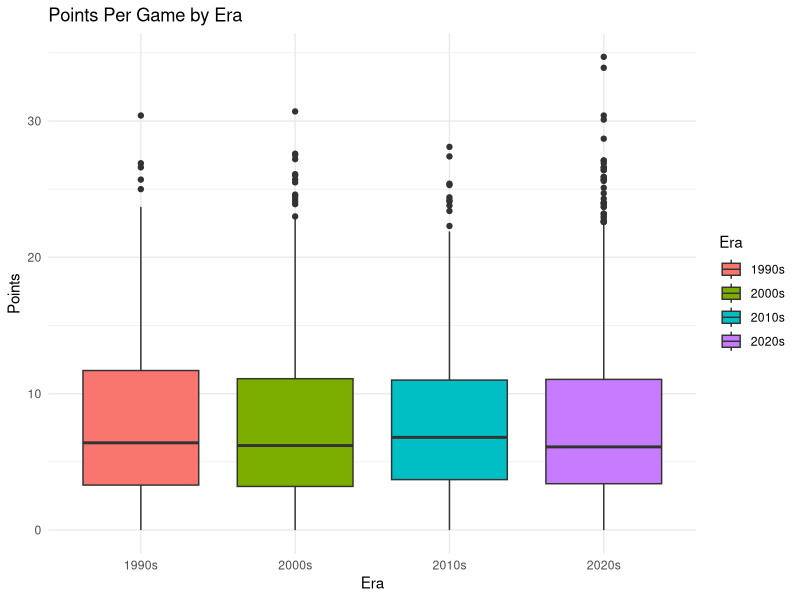
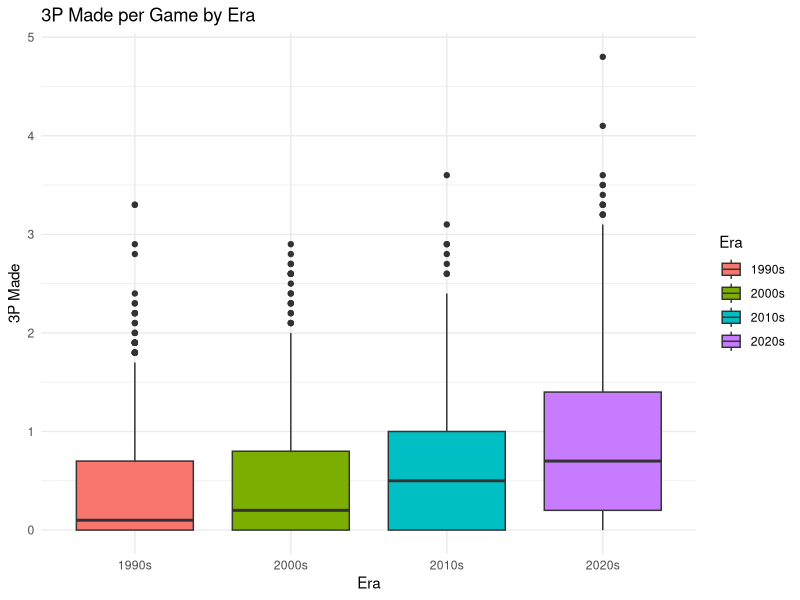
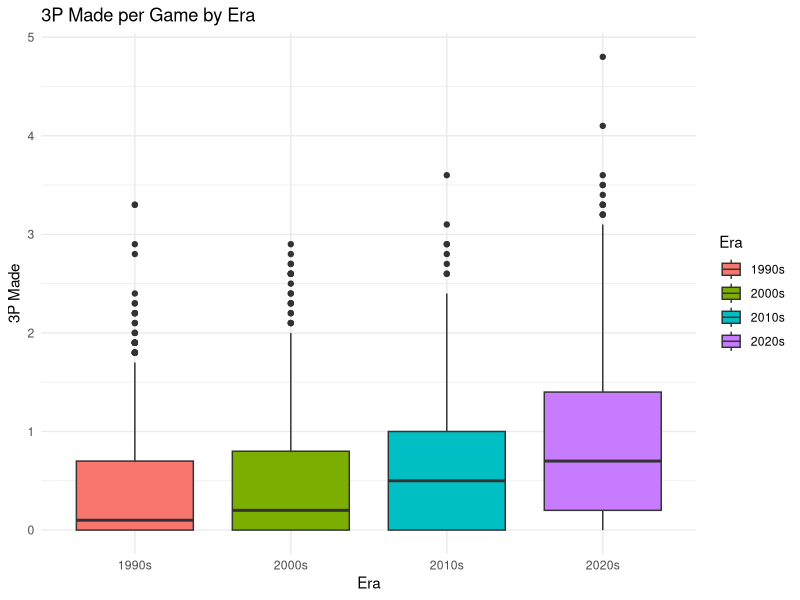
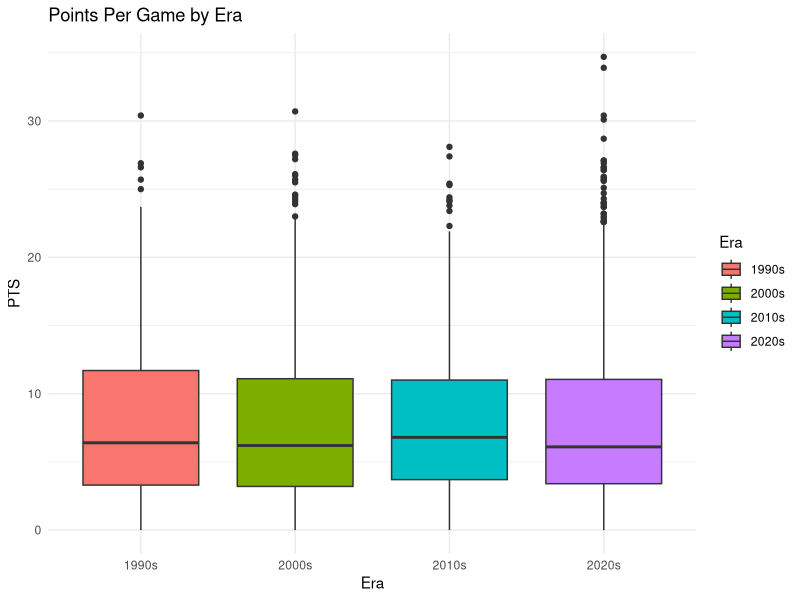
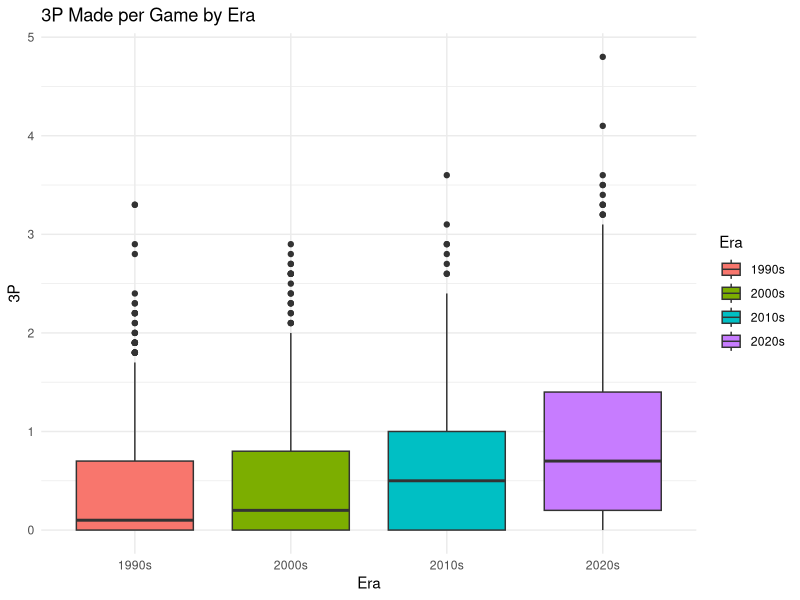
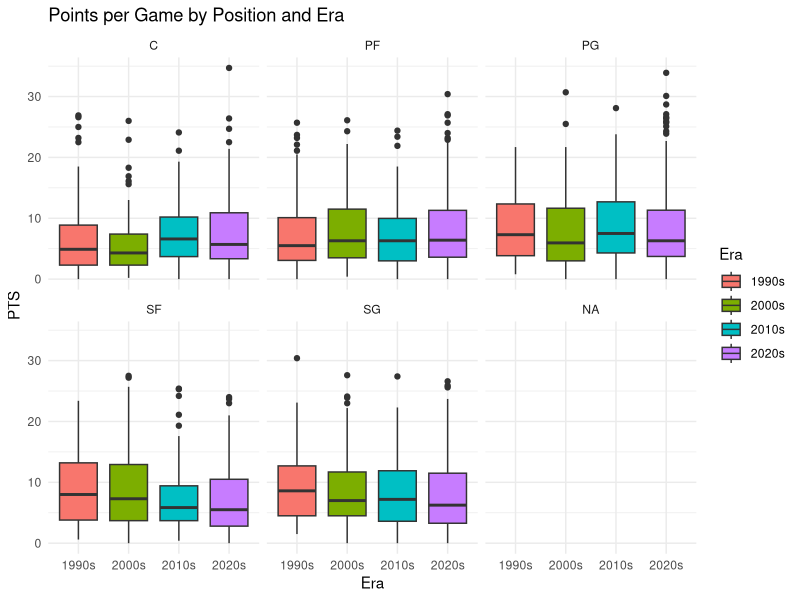
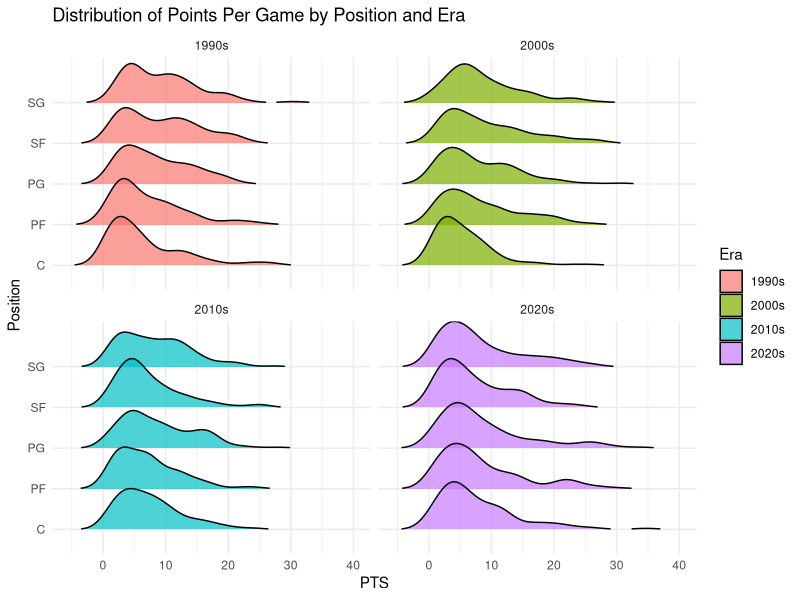
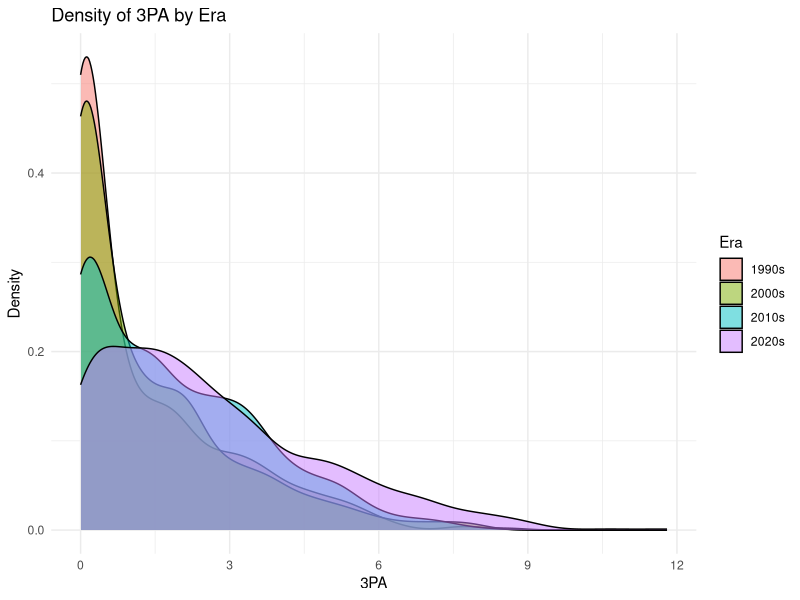

The R source for these figures, in order:
## ---- chunk 1
library(readr)
library(dplyr)

# Load your CSVs directly from the working directory
nba_1996 <- read_csv("../Data/nba_1996_per_game.csv") |> mutate(season = 1996)
nba_2005 <- read_csv("../Data/nba_2005_per_game.csv") |> mutate(season = 2005)
nba_2015 <- read_csv("../Data/nba_2015_per_game.csv") |> mutate(season = 2015)
nba_2024 <- read_csv("../Data/nba_2024_per_game.csv") |> mutate(season = 2024)

# Combine them
nba_all <- bind_rows(nba_1996, nba_2005, nba_2015, nba_2024)

# Remove any repeated header rows
nba_all <- nba_all |> filter(Player != "Player")

# Add an Era column
nba_all <- nba_all |> mutate(
  Era = case_when(
    season < 2000 ~ "1990s",
    season < 2010 ~ "2000s",
    season < 2020 ~ "2010s",
    TRUE ~ "2020s"
  )
)

# Preview
head(nba_all)

## ---- chunk 2
nba_all |> 
  group_by(Era) |> 
  summarise(
    avg_pts = mean(as.numeric(PTS), na.rm = TRUE),
    avg_ast = mean(as.numeric(AST), na.rm = TRUE),
    avg_trb = mean(as.numeric(TRB), na.rm = TRUE),
    avg_3p = mean(as.numeric(`3P`), na.rm = TRUE),
    avg_3p_attempts = mean(as.numeric(`3PA`), na.rm = TRUE),
    avg_fg_pct = mean(as.numeric(`FG%`), na.rm = TRUE)
  )
write_csv(nba_all, "nba_all.csv")


## ---- chunk 3
library(ggplot2)

ggplot(nba_all, aes(x = Era, y = as.numeric(PTS), fill = Era)) +
  geom_boxplot() +
  labs(title = "Points Per Game by Era", y = "Points", x = "Era") +
  theme_minimal()
## ---- chunk 4
ggplot(nba_all, aes(x = Era, y = as.numeric(`3P`), fill = Era)) +
  geom_boxplot() +
  labs(title = "3P Made per Game by Era", y = "3P Made", x = "Era") +
  theme_minimal()
## ---- chunk 5
ggplot(nba_all, aes(x = Era, y = as.numeric(`3P`), fill = Era)) +
  geom_boxplot() +
  labs(title = "3P Made per Game by Era", y = "3P Made", x = "Era") +
  theme_minimal()
## ---- chunk 6
library(ggridges)
library(ggthemes)

# Convert key stats to numeric (safely)
nba_all <- nba_all |>
  mutate(
    PTS = as.numeric(PTS),
    `3P` = as.numeric(`3P`),
    `3PA` = as.numeric(`3PA`),
    AST = as.numeric(AST),
    TRB = as.numeric(TRB),
    `FG%` = as.numeric(`FG%`)
  )

# Filter out extreme PTS outliers for smoother plots
nba_filtered <- nba_all |>
  filter(!is.na(PTS), PTS <= 50)

###  1. Summary Table by Era
nba_all |>
  group_by(Era) |>
  summarise(
    avg_pts = mean(PTS, na.rm = TRUE),
    avg_ast = mean(AST, na.rm = TRUE),
    avg_trb = mean(TRB, na.rm = TRUE),
    avg_3p = mean(`3P`, na.rm = TRUE),
    avg_3pa = mean(`3PA`, na.rm = TRUE),
    avg_fg_pct = mean(`FG%`, na.rm = TRUE)
  )

###  2. Boxplot: PTS by Era
plot_pts_era <- ggplot(nba_all, aes(x = Era, y = PTS, fill = Era)) +
  geom_boxplot() +
  labs(title = "Points Per Game by Era", y = "PTS", x = "Era") +
  theme_minimal()

###  3. Boxplot: 3P by Era
plot_3p_era <- ggplot(nba_all, aes(x = Era, y = `3P`, fill = Era)) +
  geom_boxplot() +
  labs(title = "3P Made per Game by Era", y = "3P", x = "Era") +
  theme_minimal()

###  4. Boxplot: PTS by Position and Era
plot_pts_pos <- ggplot(nba_all, aes(x = Era, y = PTS, fill = Era)) +
  geom_boxplot() +
  facet_wrap(~ Pos) +
  labs(title = "Points per Game by Position and Era", y = "PTS", x = "Era") +
  theme_minimal()

###  5. Ridgeline Plot: PTS by Position (Faceted by Era)
plot_ridge <- ggplot(nba_filtered, aes(x = PTS, y = Pos, fill = Era)) +
  geom_density_ridges(scale = 1.2, alpha = 0.7, rel_min_height = 0.01) +
  facet_wrap(~ Era) +
  labs(title = "Distribution of Points Per Game by Position and Era", x = "PTS", y = "Position") +
  theme_minimal()

###  6. Density Plot: 3PA by Era
plot_3pa_density <- ggplot(nba_all, aes(x = `3PA`, fill = Era)) +
  geom_density(alpha = 0.5) +
  labs(title = "Density of 3PA by Era", x = "3PA", y = "Density") +
  theme_minimal()

###  7. Histogram: PTS Distribution by Era
plot_pts_hist <- ggplot(nba_filtered, aes(x = PTS, fill = Era)) +
  geom_histogram(bins = 30, alpha = 0.7, color = "white") +
  facet_wrap(~ Era) +
  labs(title = "Histogram of Points per Game by Era", x = "PTS", y = "Count") +
  theme_minimal()

# Display all plots
plot_pts_era
plot_3p_era
plot_pts_pos
plot_ridge
plot_3pa_density
plot_pts_hist

## ---- chunk 7

# Clean dataset for modeling
nba_model_data <- nba_all |>
  mutate(
    PTS = as.numeric(PTS),
    `3P` = as.numeric(`3P`),
    AST = as.numeric(AST),
    `FG%` = as.numeric(`FG%`),
    Era = factor(Era)
  ) |>
  filter(!is.na(PTS), !is.na(`3P`), !is.na(AST), !is.na(`FG%`))

# 1. Simple regression model
model_simple <- lm(PTS ~ `3P` + AST + `FG%`, data = nba_model_data)
summary(model_simple)

# 2. Add Era to the model
model_era <- lm(PTS ~ `3P` + AST + `FG%` + Era, data = nba_model_data)
summary(model_era)

# 3. Interaction: Does the effect of 3P vary by Era?
model_interact <- lm(PTS ~ `3P` * Era + AST + `FG%`, data = nba_model_data)
summary(model_interact)

# 4. Visualization: 3P vs. PTS by Era
ggplot(nba_model_data, aes(x = `3P`, y = PTS, color = Era)) +
  geom_point(alpha = 0.5) +
  geom_smooth(method = "lm", se = FALSE) +
  labs(
    title = "Relationship Between 3P and PTS by Era",
    x = "3P Made per Game",
    y = "Points per Game"
  ) +
  theme_minimal()

# 5. View high-scoring players
nba_model_data |>
  filter(PTS > 30) |>
  select(Player, Era, PTS, `3P`, AST)

## ---- chunk 8

# 1. Prepare data for clustering
nba_cluster <- nba_all |>
  mutate(
    PTS = as.numeric(PTS),
    AST = as.numeric(AST),
    TRB = as.numeric(TRB),
    `3P` = as.numeric(`3P`)
  ) |>
  filter(!is.na(PTS), !is.na(AST), !is.na(TRB), !is.na(`3P`))

# 2. Select features to define player roles
role_vars <- nba_cluster |>
  select(PTS, AST, TRB, `3P`)

# 3. Standardize variables
role_scaled <- scale(role_vars)

# 4. K-means clustering: choose k = 4
set.seed(42)
k_result <- kmeans(role_scaled, centers = 4, nstart = 20)

# 5. Add cluster labels back to original dataset
nba_cluster <- nba_cluster |>
  mutate(Cluster = as.factor(k_result$cluster))

# 6. Visualize clusters using 2D projection (PCA-like)
ggplot(nba_cluster, aes(x = AST, y = PTS, color = Cluster)) +
  geom_point(alpha = 0.6) +
  facet_wrap(~ Era) +
  labs(
    title = "Player Role Clusters by Era",
    x = "Assists per Game",
    y = "Points per Game"
  ) +
  theme_minimal()

# 7. Check cluster centers to interpret roles
cluster_centers <- as.data.frame(k_result$centers)
cluster_centers

